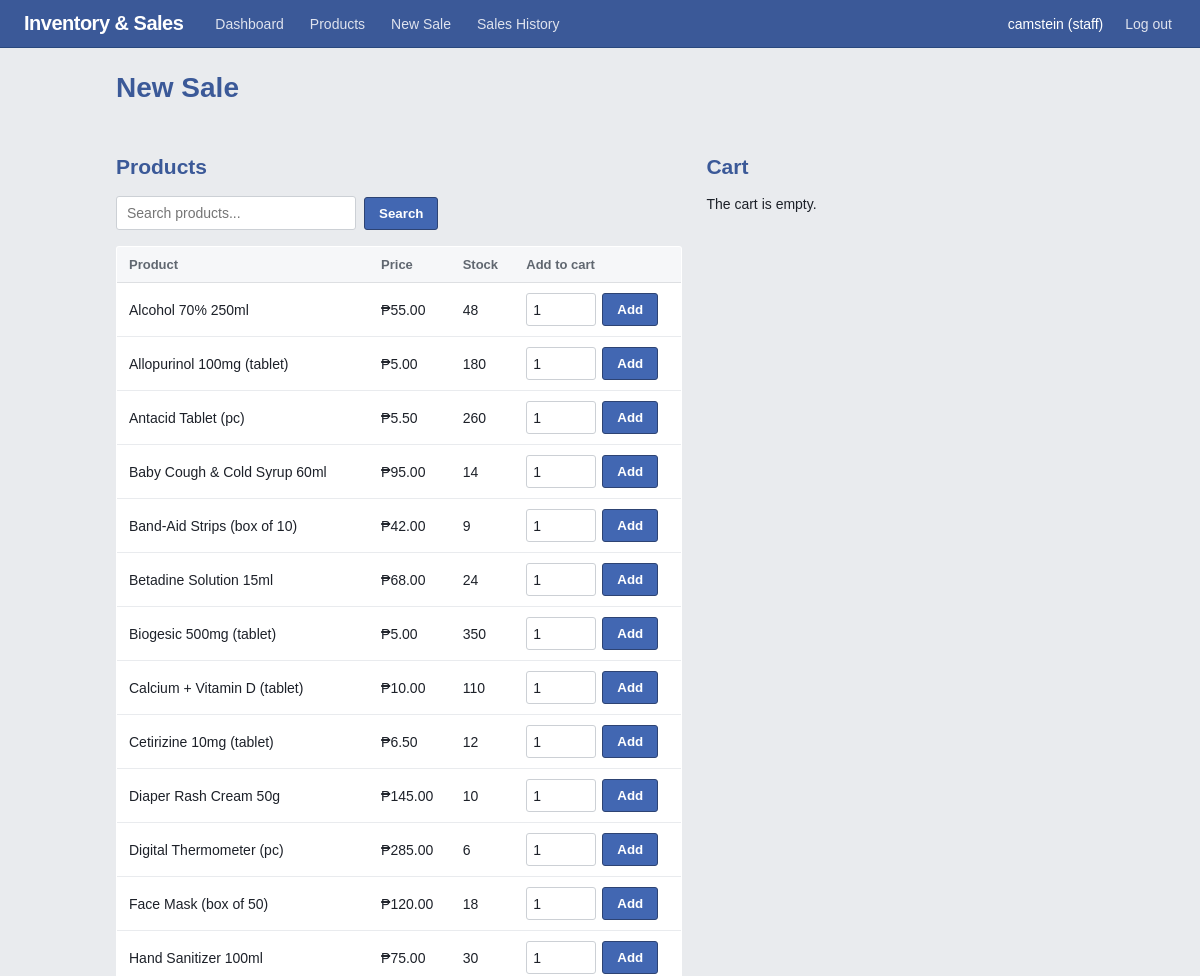
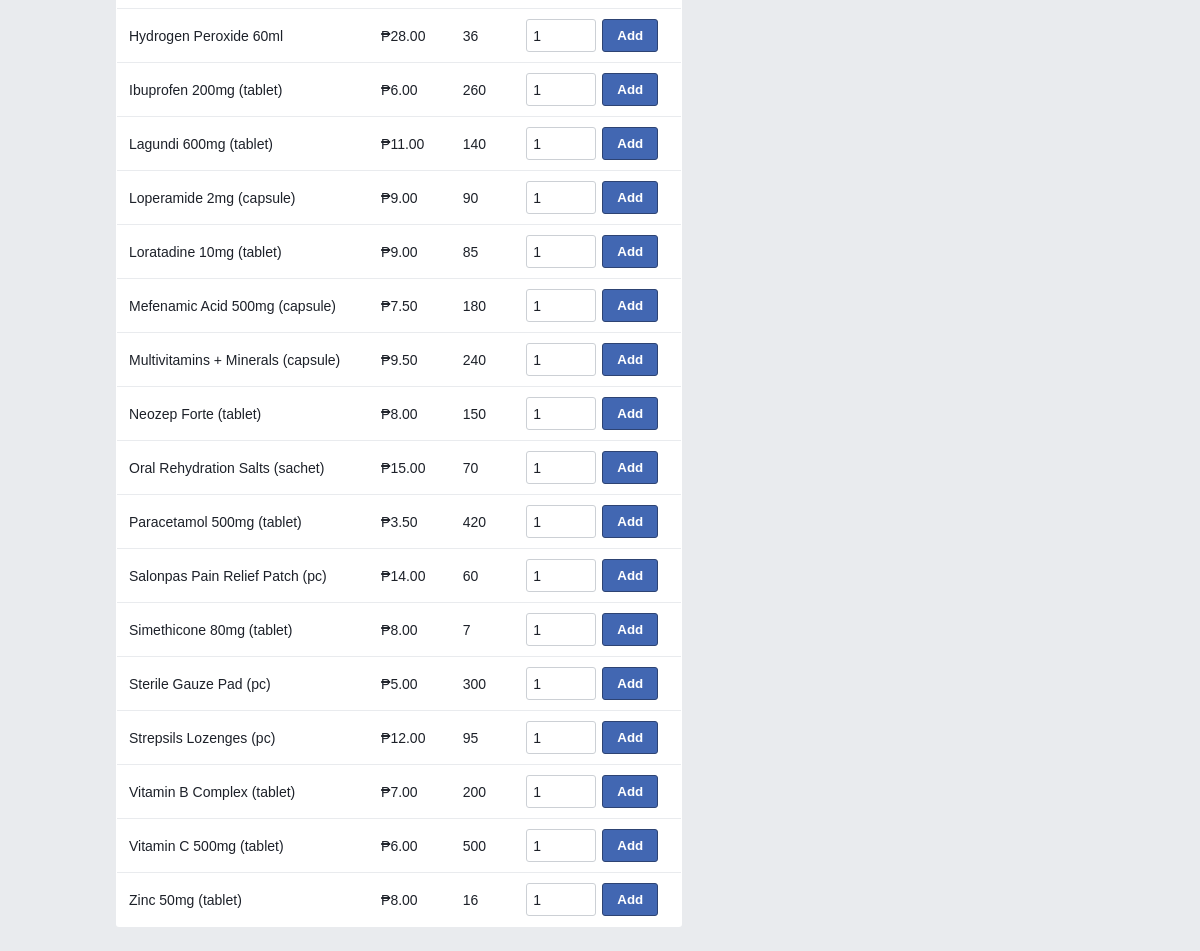
The app's page /pages/sales.php (signed in) with its own data (2 pictures, top to bottom).
### tables this page shows
CREATE TABLE `products` (
  `id` int(11) NOT NULL,
  `category_id` int(11) DEFAULT NULL,
  `name` varchar(150) NOT NULL,
  `price` decimal(10,2) NOT NULL,
  `stock` int(11) DEFAULT 0,
  `reorder_level` int(11) DEFAULT 5,
  `is_active` tinyint(1) NOT NULL DEFAULT 1
);

### pages/sales.php (the view, shortened to what this page needs)
<?php
require '../includes/db.php';
$q    = trim($_GET['q'] ?? '');
$like = "%$q%";
$stmt = $conn->prepare("SELECT id, name, price, stock FROM products WHERE is_active = 1 AND stock > 0 AND name LIKE ? ORDER BY name");
$stmt->bind_param("s", $like);
$stmt->execute();
$products = $stmt->get_result();
$cartLines = [];
require '../includes/header.php';
?>
<h1>New Sale</h1>
<div class="pos-grid">
    <section>
        <h2>Products</h2>
        <form method="GET" class="inline-form">
            <input type="text" name="q" placeholder="Search products..." value="<?= htmlspecialchars($q) ?>">
            <button type="submit">Search</button>
        </form>
        <table>
            <tr><th>Product</th><th>Price</th><th>Stock</th><th>Add to cart</th></tr>
            <?php while ($r = $products->fetch_assoc()): ?>
                <tr>
                    <td><?= htmlspecialchars($r['name']) ?></td>
                    <td>&#8369;<?= number_format($r['price'], 2) ?></td>
                    <td><?= (int)$r['stock'] ?></td>
                    <td>
                        <form method="POST" class="add-form">
                            <input type="number" name="qty" value="1" min="1" max="<?= (int)$r['stock'] ?>" class="qty-input">
                            <button type="submit">Add</button>
                        </form>
                    </td>
                </tr>
            <?php endwhile; ?>
        </table>
    </section>
    <section>
        <h2>Cart</h2>
        <?php if (!$cartLines): ?>
            <p>The cart is empty.</p>
        <?php endif; ?>
    </section>
</div>
<?php require '../includes/footer.php'; ?>

### style.css (style rules this page uses)
:root { --blue: #3b5998; --blue-dark: #2d4373; --blue-light: #4267b2; --green: #42b72a; --green-dark: #2f8a1c; --orange: #f7931e; --orange-dark: #c26f0a; --red: #d93025; --red-dark: #a8231b; --bg: #e9ebee; --line: #dddfe2; --text: #1d2129; --muted: #606770; }
* { box-sizing: border-box; }
body { font-family: Helvetica, Arial, sans-serif; font-size: 14px; margin: 0; background: var(--bg); color: var(--text); }
h1, h2, h3 { color: var(--blue); }
table { width: 100%; border-collapse: collapse; background: white; border: 1px solid var(--line); border-radius: 3px; overflow: hidden; }
th, td { padding: 10px 12px; text-align: left; border-bottom: 1px solid #e9ebee; }
th { background: #f6f7f9; color: var(--muted); font-size: 13px; border-bottom: 1px solid var(--line); }
.inline-form { display: flex; gap: 8px; margin: 16px 0; align-items: center; }
.inline-form input { padding: 8px 10px; min-width: 240px; }
input, select { border: 1px solid #ccd0d5; border-radius: 3px; font-family: inherit; font-size: 14px; background: white; color: var(--text); }
button { background: var(--blue-light); color: white; border: 1px solid var(--blue-dark); border-radius: 3px; padding: 8px 14px; font-family: inherit; font-weight: bold; cursor: pointer; }
.pos-grid { display: grid; grid-template-columns: 3fr 2fr; gap: 24px; align-items: start; }
.qty-input { width: 70px; padding: 6px; }
.add-form { display: flex; gap: 6px; margin: 0; }
h2 { margin-top: 32px; }

### records on screen
products: name "Alcohol 70% 250ml", price "55.00", stock "48"
products: name "Allopurinol 100mg (tablet)", price "5.00", stock "180"
products: name "Antacid Tablet (pc)", price "5.50", stock "260"
products: name "Baby Cough & Cold Syrup 60ml", price "95.00", stock "14"
products: name "Band-Aid Strips (box of 10)", price "42.00", stock "9"
products: name "Betadine Solution 15ml", price "68.00", stock "24"
products: name "Biogesic 500mg (tablet)", price "5.00", stock "350"
products: name "Calcium + Vitamin D (tablet)", price "10.00", stock "110"
products: name "Cetirizine 10mg (tablet)", price "6.50", stock "12"
products: name "Diaper Rash Cream 50g", price "145.00", stock "10"
products: name "Digital Thermometer (pc)", price "285.00", stock "6"
products: name "Face Mask (box of 50)", price "120.00", stock "18"
products: name "Hand Sanitizer 100ml", price "75.00", stock "30"
products: name "Hydrogen Peroxide 60ml", price "28.00", stock "36"
products: name "Ibuprofen 200mg (tablet)", price "6.00", stock "260"
products: name "Lagundi 600mg (tablet)", price "11.00", stock "140"
products: name "Loperamide 2mg (capsule)", price "9.00", stock "90"
products: name "Loratadine 10mg (tablet)", price "9.00", stock "85"
products: name "Mefenamic Acid 500mg (capsule)", price "7.50", stock "180"
products: name "Multivitamins + Minerals (capsule)", price "9.50", stock "240"
products: name "Neozep Forte (tablet)", price "8.00", stock "150"
products: name "Oral Rehydration Salts (sachet)", price "15.00", stock "70"
products: name "Paracetamol 500mg (tablet)", price "3.50", stock "420"
products: name "Salonpas Pain Relief Patch (pc)", price "14.00", stock "60"
products: name "Simethicone 80mg (tablet)", price "8.00", stock "7"
products: name "Sterile Gauze Pad (pc)", price "5.00", stock "300"
products: name "Strepsils Lozenges (pc)", price "12.00", stock "95"
products: name "Vitamin B Complex (tablet)", price "7.00", stock "200"
products: name "Vitamin C 500mg (tablet)", price "6.00", stock "500"
products: name "Zinc 50mg (tablet)", price "8.00", stock "16"

### other values on screen
$_SESSION['username'] "camstein"
$_SESSION['role'] "staff"
